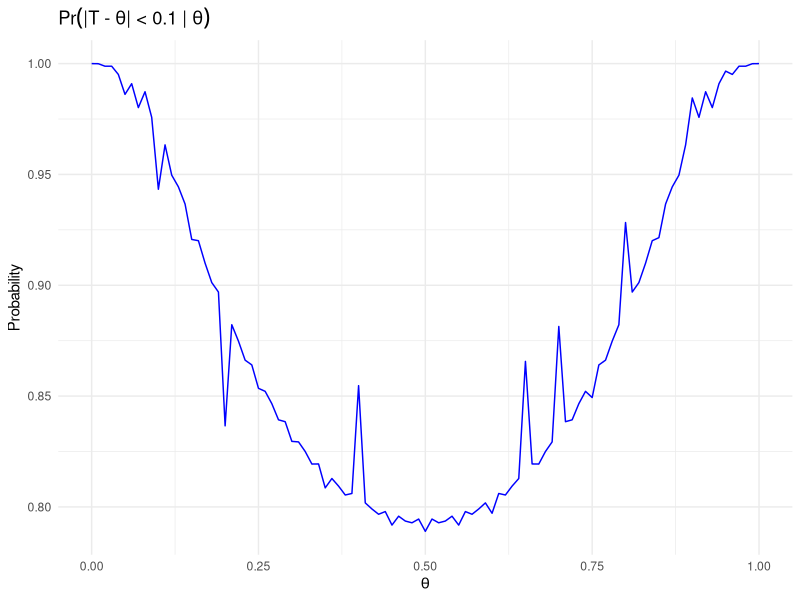

R code for this plot:
#Page 468

library(ggplot2)

f_t_given_theta <- function(t, theta) {
  return(choose(40, 40 * t) * theta^(40 * t) * (1 - theta)^(40 * (1 - t)))
}

probability_T_theta <- function(theta) {
  sum(sapply(seq(0, 1, by = 1/40), function(t) {
    if (abs(t - theta) < 0.1) {
      return(f_t_given_theta(t, theta))
    } else {
      return(0)
    }
  }))
}

theta_values <- seq(0, 1, by = 0.01)

prob_values <- sapply(theta_values, probability_T_theta)

data <- data.frame(theta = theta_values, probability = prob_values)

ggplot(data, aes(x = theta, y = probability)) +
  geom_line(color = "blue") +
  labs(title = expression(Pr("|T - " * theta * "| < 0.1 | " * theta)),
       x = expression(theta),
       y = "Probability") +
  theme_minimal() 

theta_values <- seq(0, 1, by = 1/40)

prob_values <- sapply(theta_values, probability_T_theta)

cat("Minimum value",round(min(prob_values),4), "\n")
#The answer may slightly vary due to rounding off values.
